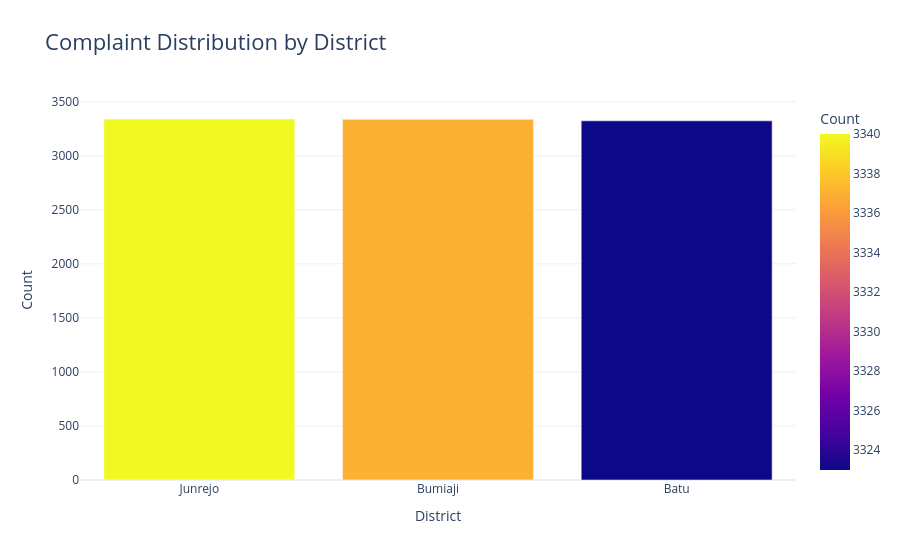

The cell this chart's notebook holds for it:
### Code cell
# =========================================================
# 3.9 GEOGRAPHIC COMPLAINT INTELLIGENCE
# =========================================================

district_df = (
    df["district"]
    .value_counts()
    .reset_index()
)

district_df.columns = ["District", "Count"]

fig = px.bar(
    district_df,
    x="District",
    y="Count",
    title="Complaint Distribution by District",
    template="plotly_white",
    color="Count",
    color_continuous_scale="Plasma"
)

fig.update_layout(title_font_size=22)

fig.show()

# Save screenshot as:
# assets/complaints-by-district.png

### Figure 1 — Plotly figure (JSON) as saved in the notebook; plotly's stock layout.template omitted (floating-point values rounded to 4 significant figures)
{"data": [{"hovertemplate": "District=%{x}<br>Count=%{marker.color}<extra></extra>", "legendgroup": "", "marker": {"color": [3340, 3337, 3323], "coloraxis": "coloraxis", "pattern": {"shape": ""}}, "name": "", "orientation": "v", "showlegend": false, "textposition": "auto", "type": "bar", "x": ["Junrejo", "Bumiaji", "Batu"], "xaxis": "x", "y": [3340, 3337, 3323], "yaxis": "y"}], "layout": {"barmode": "relative", "coloraxis": {"colorbar": {"title": {"text": "Count"}}, "colorscale": [[0, "#0d0887"], [0.1111, "#46039f"], [0.2222, "#7201a8"], [0.3333, "#9c179e"], [0.4444, "#bd3786"], [0.5556, "#d8576b"], [0.6667, "#ed7953"], [0.7778, "#fb9f3a"], [0.8889, "#fdca26"], [1, "#f0f921"]]}, "legend": {"tracegroupgap": 0}, "title": {"font": {"size": 22}, "text": "Complaint Distribution by District"}, "xaxis": {"anchor": "y", "domain": [0, 1], "title": {"text": "District"}}, "yaxis": {"anchor": "x", "domain": [0, 1], "title": {"text": "Count"}}}}
